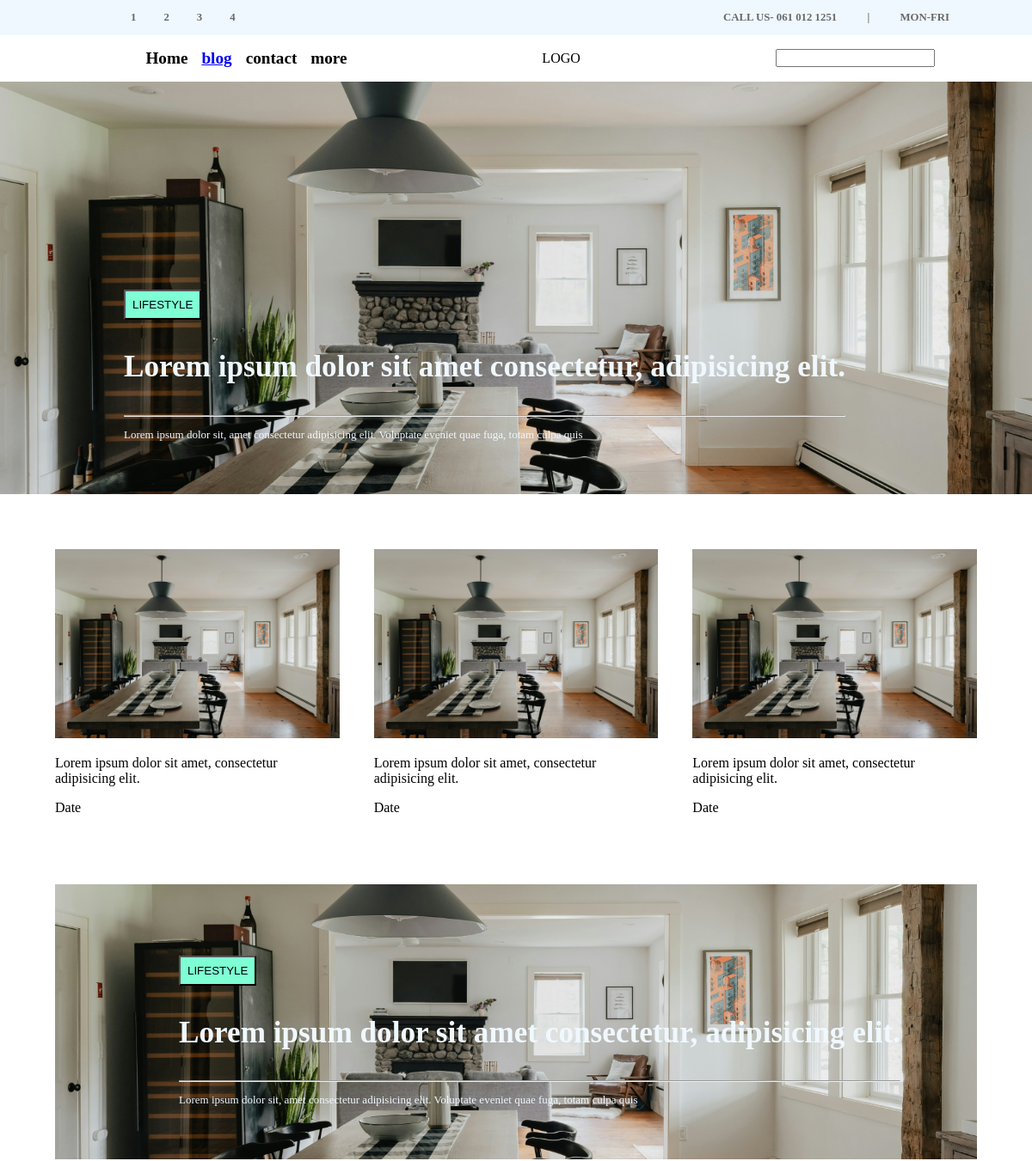
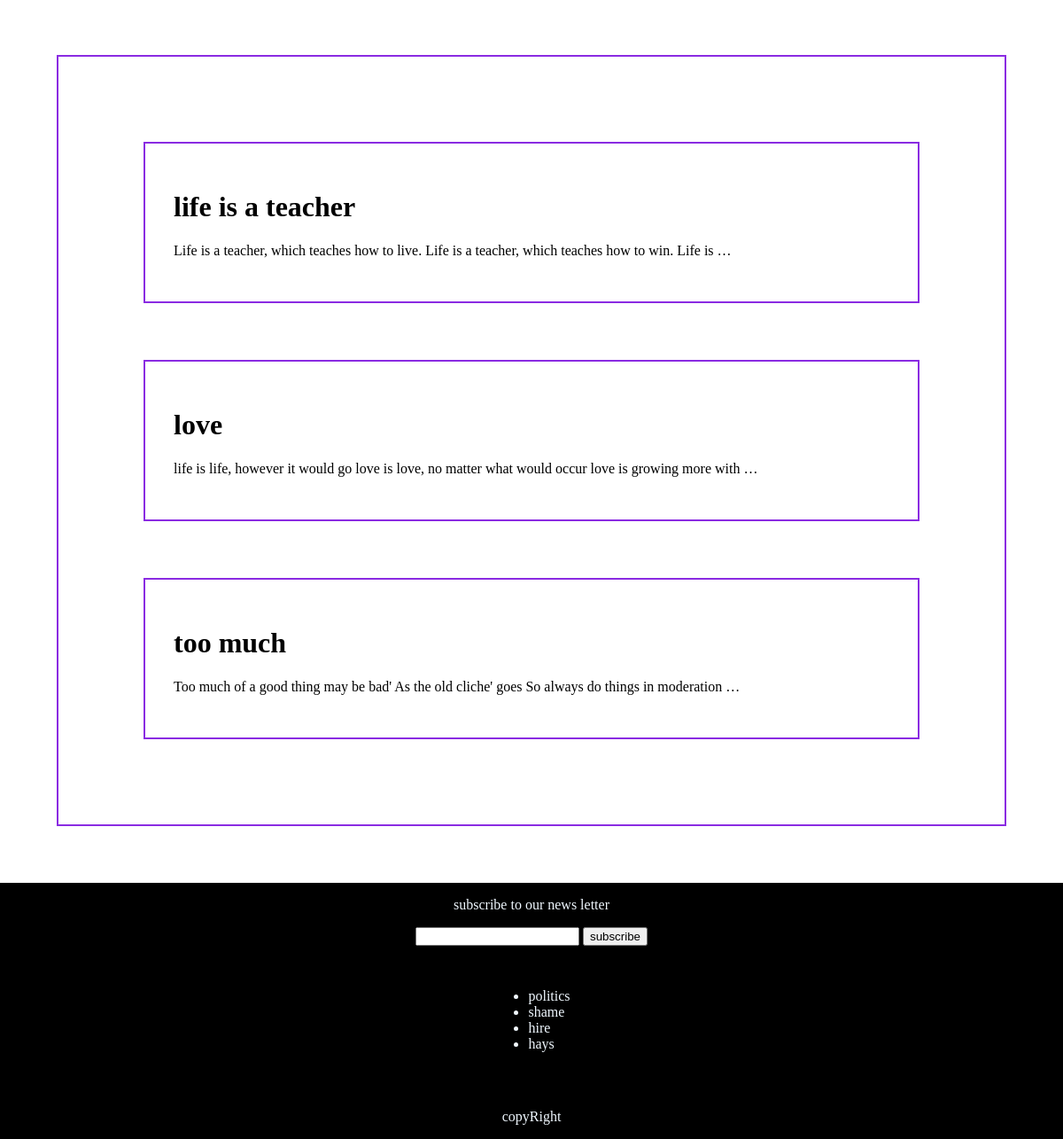
The page / on the database its author committed (2 pictures, top to bottom).
### blog/models.py (models this page shows, shortened)
class Post(models.Model):
    class Status(models.TextChoices):
        DRAFT="DR","Draft"
        PUBLISH="PB","Publish"
    tags=TaggableManager()
    author=models.ForeignKey(User,on_delete=models.CASCADE,related_name="blog_post")
    title=models.CharField(max_length=250)
    slug=models.SlugField(max_length=250)
    body=models.TextField()
    publish=models.DateTimeField(default=timezone.now)
    created=models.DateTimeField(auto_now_add=True)
    updated=models.DateTimeField(auto_now=True)
    status=models.CharField(choices=Status.choices,default=Status.DRAFT,max_length=2)
    published=PostManager()
    objects=models.Manager()
    class Meta:
        ordering=['-publish']
        indexes=[models.Index(fields=['-publish'])]

### home/views.py (the view)
# urls.py: 2. Add a URL to urlpatterns:  path('', Home.as_view(), name='home')
class Home(TemplateView):
    template_name="index.html"
    def get_context_data(self, **kwargs: Any) :
        context=super().get_context_data(**kwargs)
        context["data"]=Post.published.all()[0:3]
        return context

### blog/models.py (called while the page is built)
    def get_queryset(self) :
        return super().get_queryset().filter(status=Post.Status.PUBLISH)

### home/templates/index.html (shortened to what this page needs)
{% load static %}
<!DOCTYPE html>
<html lang="en">
<head>
    <link rel="stylesheet" href="{% static 'style.css' %}">
</head>
<body>
    <div class="head-wrapper">
    <header>
        <div class="icons">
            <ul>
                <li>1</li>
                <li>2</li>
                <li>3</li>
                <li>4</li>
            </ul>
        </div>
        <div class="contacts">
            <span>CALL US- 061 012 1251</span>
            <span>|</span>
            <span>MON-FRI </span>
        </div>
    </header>
    </div>
    <nav>
        <div class="links">
            <ul>
                <li>Home</li>
                <li><a href="{% url 'blog:post_list' %}">blog</a></li>
                <li>contact</li>
                <li>more</li>
            </ul>
        </div>
        <div class="logo">
            <p>LOGO</p>
        </div>
        <div class="search">
            <input type="text">
        </div>
    </nav>
    <div class="front-wrapper">
    <div class="front">
        <button style="background-color: aquamarine;padding: .5rem;">LIFESTYLE</button>
        <p style="font-size: 2.2rem;font-weight: 800;">Lorem ipsum dolor sit amet consectetur, adipisicing elit. </p>
        <hr>
        <p style="font-size: small;">Lorem ipsum dolor sit, amet consectetur adipisicing elit. Voluptate eveniet quae fuga, totam culpa quis</p>
    </div>
    </div>
    <div class="editors-choice">
        <div>
            <img src="{% static 'pic1.png' %}" alt="save">
            <p>Lorem ipsum dolor sit amet, consectetur adipisicing elit.</p>
            <p>Date</p>
        </div>
        <div>
            <img src="{% static 'pic1.png' %}" alt="save">
            <p>Lorem ipsum dolor sit amet, consectetur adipisicing elit.</p>
            <p>Date</p>
        </div>
        <div>
            <img src="{% static 'pic1.png' %}" alt="save">
            <p>Lorem ipsum dolor sit amet, consectetur adipisicing elit.</p>
            <p>Date</p>
        </div>
    </div>
    <div class="second-wrapper">
        <div class="front">
            <button style="background-color: aquamarine;padding: .5rem;">LIFESTYLE</button>
            <p style="font-size: 2.2rem;font-weight: 800;">Lorem ipsum dolor sit amet consectetur, adipisicing elit. </p>
            <hr>
            <p style="font-size: small;">Lorem ipsum dolor sit, amet consectetur adipisicing elit. Voluptate eveniet quae fuga, totam culpa quis</p>
        </div>
        </div>
        <div class="pass">
            {% for post in data %}
            <div class="pass">
                <h1>{{post.title}}</h1>
                <p>{{post.body|truncatewords:20}}</p>
            </div>
            {% endfor %}
        </div>
    <footer>
        <p>subscribe to our news letter</p>
        <form> <input type="text"> <button type="submit">subscribe</button></form>
        <p class="poli">
            <ul>
                <li>politics</li>
                <li>shame</li>
                <li>hire</li>
                <li>hays</li>
            </ul>
        </p>
        <p>copyRight</p>
    </footer>
</body>
</html>

### home/static/style.css (style rules this page uses)
body { margin:0; padding:0; }
.head-wrapper { background-color: aliceblue; }
header { display:flex; align-items: center; justify-content: space-between; margin:0 4rem; font-size: 0.8rem; font-weight: 600; color: dimgrey; }
header>.icons>ul { display:flex; margin-left: 1rem; }
header>.icons>ul>li { margin-left: 2rem; list-style-type:none; }
header>.contacts>span { margin-right: 2rem; }
nav { display:flex; justify-content: space-around; align-items: center; }
nav>.links>ul { list-style-type: none; display: flex; justify-content: space-between; }
nav>.links>ul>li { margin-left: 1rem; font-size: 1.2rem; font-weight: 800; }
.front-wrapper { position: relative; background-image: url('pic1.png'); background-size: cover; background-position: center; height: 60vh; }
.front { position:absolute; left:9rem; bottom: 3rem; color: aliceblue; }
img { max-width: 100%; }
.editors-choice { display: flex; gap: 2.5rem; margin: 4rem; }
.second-wrapper { margin: 4rem; position: relative; background-image: url('pic1.png'); background-size: cover; background-position: center; height: 40vh; }
footer { display: flex; justify-content: center; flex-direction: column; align-items: center; background-color: black; color:aliceblue; }
.pass { margin:4rem; padding:2rem; border:blueviolet solid 2px; }

### rows shown on the page
Post: title "life is a teacher", body "Life is a teacher, which teaches how to live. Life is a teacher, which teaches how to win. Life is …"
Post: title "love", body "life is life, however it would go love is love, no matter what would occur love is growing more with …"
Post: title "too much", body "Too much of a good thing may be bad' As the old cliche' goes So always do things in moderation …"
